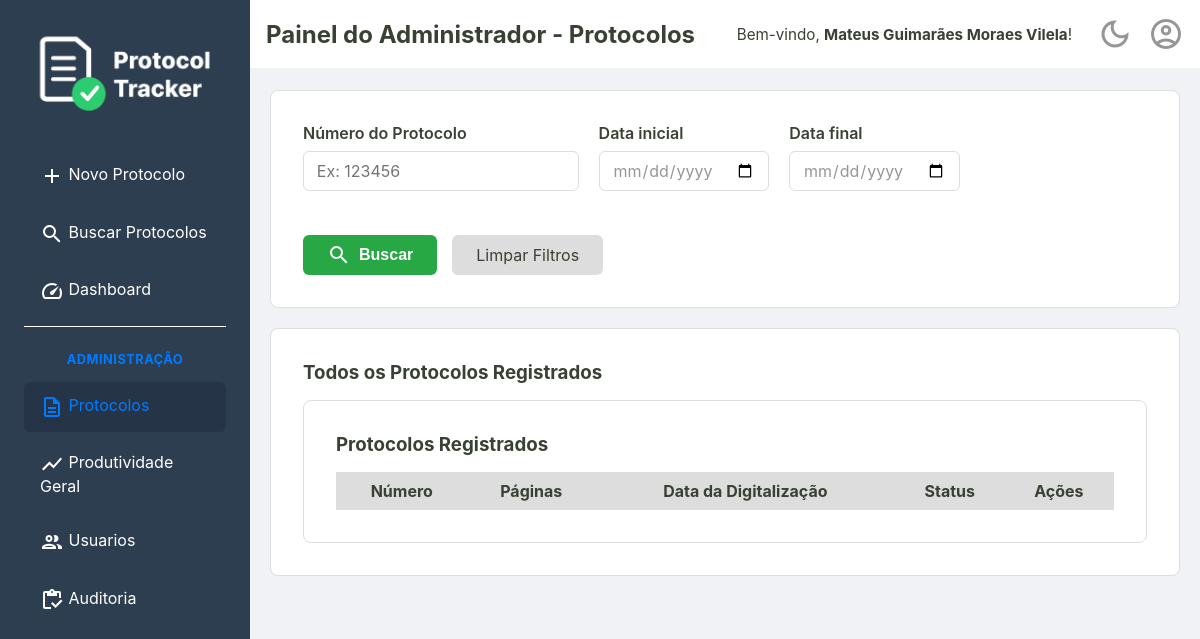
The page /admin/protocolos (signed in) on the database as committed earlier.
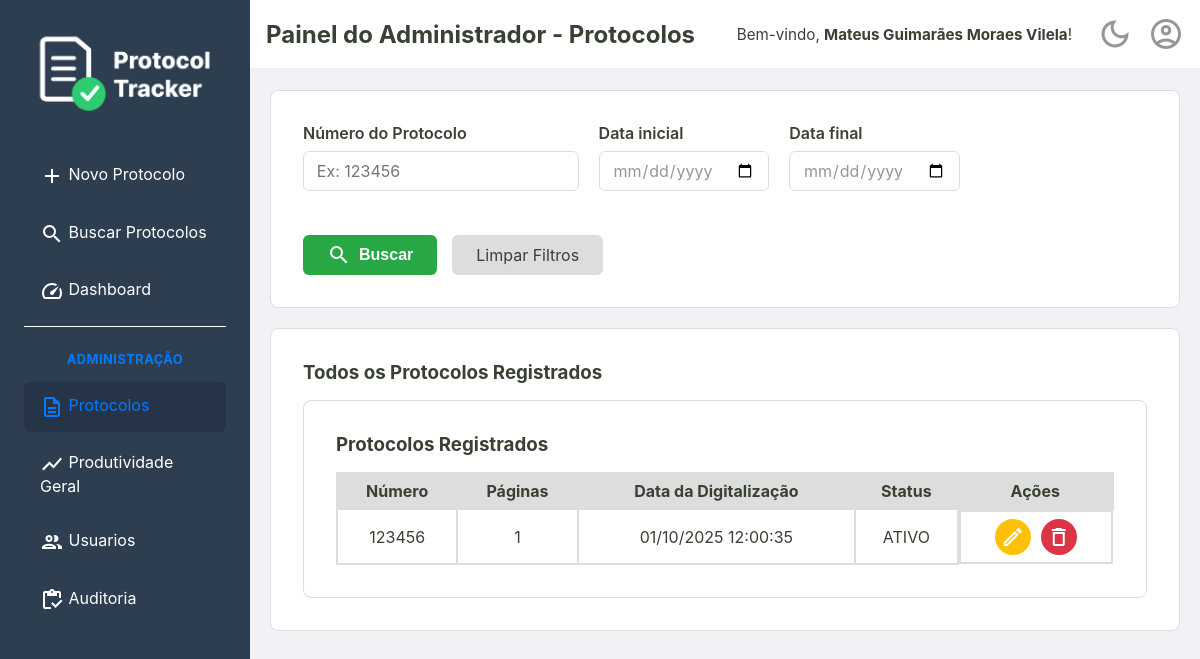
The same page on the database as committed later.
### tables this page shows
CREATE TABLE usuarios (
    id INTEGER PRIMARY KEY,
    nome TEXT NOT NULL,
    email TEXT NOT NULL UNIQUE,
    cpf TEXT NOT NULL UNIQUE,
    senha TEXT NOT NULL,
    permissao TEXT NOT NULL DEFAULT 'operador',
    criado_em TEXT NOT NULL,
    ativo INTEGER NOT NULL DEFAULT 1
  );

CREATE TABLE protocolos (
    id TEXT PRIMARY KEY,
    id_usuario INTEGER NOT NULL,
    numero TEXT NOT NULL UNIQUE,
    quantidade_paginas INTEGER NOT NULL,
    observacoes TEXT,
    criado_em TEXT NOT NULL,
    alterado_em TEXT,
    deletado_em TEXT,
    FOREIGN KEY (id_usuario) REFERENCES usuarios (id)
  );

### src/Controller/AdminController.php (called while the page is built, shortened)
<?php
class AdminController {
    private ?Usuario $usuarioLogado = null;
    private bool $isAdmin = false;
    public function __construct(
        private UsuarioRepository $usuarioRepositorio,
        private UsuarioService $usuarioService,
        private ProtocoloRepositorySql $protocoloRepositorio,
        private DashboardService $dashboardService,
        private AuditService $auditService
    ) {
        $idUsuario = $_SESSION['usuario_logado_id'] ?? null;
        if ($idUsuario) {
            $this->usuarioLogado = $this->usuarioRepositorio->buscaPorId($idUsuario);
        }
        if ($this->usuarioLogado && $this->usuarioLogado->permissao() === 'administrador') {
            $this->isAdmin = true;
        }
    }
    public function exibirPainelAdmin()
    {
        try {
            $listaDeProtocolos = $this->protocoloRepositorio->all();
            $tituloDaPagina = "Painel do Administrador - Protocolos";
            $usuarioLogado = $this->usuarioLogado;
            $isAdmin = $this->isAdmin;
            require __DIR__ . '/../../templates/admin/protocolos.php';
        } catch (Exception $e) {
            $erro = $e->getMessage();
            $usuarioLogado = $this->usuarioLogado;
            $isAdmin = $this->isAdmin;
            require __DIR__ . '/../../templates/home.php';
        }
    }
}

### src/Repository/UsuarioRepository.php (called while the page is built, shortened)
<?php
final class UsuarioRepository
{
    private PDO $connection;
    public function __construct(PDO $connection)
    {
        $this->connection = $connection;
    }
    public function buscaPorId(int $id): ?Usuario
    {
        $sqlQuery = "SELECT * FROM usuarios WHERE id = :id;";
        $stmt = $this->connection->prepare($sqlQuery);
        $stmt->bindValue(':id', $id);
        $stmt->execute();
        $dadosUsuario = $stmt->fetch();
        return Usuario::fromArray($dadosUsuario);
    }
}

### src/Model/Usuario.php (called while the page is built, shortened)
<?php
class Usuario {
    public function nome(): string
    {
        return $this->nome;
    }
    public static function fromArray(array $dados): self
    {
        try {
            $data = new DateTimeImmutable($dados['criado_em']);
        } catch (Exception $e) {
            throw new Exception("Falha ao criar data a partir do valor: " . ($dados['criado_em'] ?? 'N/A'));
        }
        return new self(
            $dados['id'],
            $dados['nome'],
            $dados['email'],
            $dados['cpf'],
            $dados['senha'],
            $dados['permissao'],
            $data,
            (bool) $dados['ativo']
        );
    }
}

### src/Controller/UsuarioController.php (called while the page is built, shortened)
<?php
class UsuarioController
{
    public function __construct(
        private UsuarioRepository $repositorio,
        private UsuarioService $usuarioService,
        private LoginService $loginService,
    ) {
        $id_usuario = $_SESSION['usuario_logado_id'] ?? null;
        if ($id_usuario) {
            $this->usuarioLogado = $this->repositorio->buscaPorId($id_usuario);
        }
    }
}

### src/Repository/ProtocoloRepositorySql.php (called while the page is built, shortened)
<?php
final class ProtocoloRepositorySql implements ProtocoloRepositoryInterface
{
    private PDO $connection;
    public function __construct(PDO $connection)
    {
        $this->connection = $connection;
    }
    public function all(): array
    {
        $sqlQuery = "SELECT * FROM protocolos ORDER BY criado_em DESC;";
        $stmt = $this->connection->query($sqlQuery);
        $listaDeProtocolos = $this->hidrataListaDeProtocolos($stmt);
        return $listaDeProtocolos;
    }
    private function hidrataListaDeProtocolos(PDOStatement $stmt): array
    {
        $listaDeProtocolos = [];
        while($protocoloDados = $stmt->fetch()){
            $listaDeProtocolos[] = Protocolo::fromArray($protocoloDados);
        }
        return $listaDeProtocolos;
    }
}

### src/Model/Protocolo.php (called while the page is built, shortened)
<?php
class Protocolo {
    public function id(): string {
        return $this->id;
    }
    public function numero(): string {
        return $this->numero;
    }
    public function paginas(): int {
        return $this->quantidade_paginas;
    }
    public function data(): DateTimeImmutable {
        return $this->criado_em;
    }
    public function deletadoEm(): ?DateTimeImmutable {
        return $this->deletado_em;
    }
    public static function fromArray(array $dados): self
    {
        try {
            $criado_em = new DateTimeImmutable($dados['criado_em']);
            $alterado_em = isset($dados['alterado_em']) ? new DateTimeImmutable($dados['alterado_em']) : null;
            $deletado_em = isset($dados['deletado_em']) ? new DateTimeImmutable($dados['deletado_em']) : null;
        } catch (Exception $e) {
            throw new Exception("Falha ao criar data");
        }
        return new self(
            $dados['id'],
            $dados['id_usuario'],
            $dados['numero'],
            $dados['quantidade_paginas'],
            $criado_em,
            $dados['observacoes'] ?? null,
            $alterado_em,
            $deletado_em
        );
    }
}

### templates/admin/_listaProtocolos.php (the view, shortened to what this page needs)
<section class="listagem-container">
    <h3>Protocolos Registrados</h3>
    <table id="tabela-protocolos" class="protocolos-table">
        <thead>
            <tr>
                <th>Número</th>
                <th>Páginas</th>
                <th>Data da Digitalização</th>
                <th>Status</th>
                <th class="acoes-header">Ações</th>
            </tr>
        </thead>
        <tbody>
            <?php foreach ($listaDeProtocolos as $protocolo): ?>
                <tr>
                    <td><?= htmlspecialchars($protocolo->numero()) ?></td>
                    <td><?= htmlspecialchars($protocolo->paginas()) ?></td>
                    <td><?= $protocolo->data()->format('d/m/Y H:i:s') ?></td>
                    <td>
                        <?= $protocolo->deletadoEm() !== null ? 'INATIVO' : 'ATIVO'; ?>
                    </td>
                    <td class="acoes-cell">
                        <a href="/editar?id=<?= htmlspecialchars($protocolo->id()) ?>" class="btn-acao btn-editar" title="Editar">
                            <span class="material-icons-outlined">edit</span>
                        </a>
                        <form action="/excluir" method="post" onsubmit="return confirm('Tem certeza que deseja excluir este protocolo?');">
                            <button type="submit" class="btn-acao btn-excluir" title="Excluir">
                                <span class="material-icons-outlined">delete</span>
                            </button>
                        </form>
                    </td>
                </tr>
            <?php endforeach; ?>
        </tbody>
    </table>
</section>

### public/index.php (shortened to what this page needs)
<?php
try {
    $connection = ConnectionCreator::createConnection();
    $auditRepository = new AuditRepository($connection);
    $usuarioRepositorio = new UsuarioRepository($connection);
    $repositorio = new ProtocoloRepositorySql($connection);
    $auditService = new AuditService($auditRepository);
    $dashboardService = new DashboardService($repositorio);
    $usuarioService = new UsuarioService($usuarioRepositorio);
    $loginService = new LoginService($usuarioRepositorio);
    $usuarioController = new UsuarioController($usuarioRepositorio, $usuarioService, $loginService);
    $adminController = new AdminController($usuarioRepositorio, $usuarioService, $repositorio, $dashboardService, $auditService);
    $uri = $_SERVER['REQUEST_URI'];
    $uri = parse_url($uri, PHP_URL_PATH);
    switch ($uri) {
        case '/admin/protocolos':
            $adminController->exibirPainelAdmin();
            break;
    }
} catch (Exception $e) {
    http_response_code(500);
    echo "<p>Mensagem do Erro: " . $e->getMessage() . "</p>";
    echo "<p>Por favor, tente novamente mais tarde.</p>";
}

### templates/_partials/_header.php (shortened to what this page needs)
<!DOCTYPE html>
<html lang="pt-br">
<head>
    <link rel="stylesheet" href="/assets/css/style.css">
    <link rel="stylesheet" href="https://cdn.datatables.net/2.0.8/css/dataTables.dataTables.css">
</head>
<body>
    <div class="container-principal">
        <aside class="sidebar">
            <div class="sidebar-logo">
                <img src="/assets/imgs/ProtocolTrackerLogo.png" alt="Logo Protocol Tracker">
            </div>
            <nav>
                <ul>
                    <?php $uri = parse_url($_SERVER['REQUEST_URI'], PHP_URL_PATH); ?>
                    <li><a href="/home" class="<?= ($uri === '/home') ? 'active' : '' ?>"><span class="material-icons-outlined">add</span> Novo Protocolo</a></li>
                    <li><a href="/busca" class="<?= ($uri === '/busca') ? 'active' : '' ?>"><span class="material-icons-outlined">search</span> Buscar Protocolos</a></li>
                    <li><a href="/dashboard" class="<?= ($uri === '/dashboard') ? 'active' : '' ?>"><span class="material-icons-outlined">speed</span> Dashboard</a></li>
                    <?php if (isset($isAdmin) && $isAdmin === true): ?>
                        <li class="menu-admin-separator"><hr></li>
                        <li class="menu-admin-title">
                            <span>ADMINISTRAÇÃO</span>
                        </li>
                        <li>
                            <a href="/admin/protocolos" class="<?= (str_starts_with($uri, '/admin/protocolos')) ? 'active' : '' ?>">
                                <span class="material-icons-outlined">description</span> Protocolos
                            </a>
                        </li>
                        <li>
                            <a href="/admin/dashboard" class="<?= (str_starts_with($uri, '/admin/dashboard')) ? 'active' : '' ?>">
                                <span class="material-icons-outlined">show_chart</span> Produtividade Geral
                            </a>
                        </li>
                        <li>
                            <a href="/admin/usuarios" class="<?= (str_starts_with($uri, '/admin/usuarios')) ? 'active' : '' ?>">
                                <span class="material-icons-outlined">group</span> Usuarios
                            </a>
                        </li>
                        <li>
                            <a href="/admin/auditoria" class="<?= (str_starts_with($uri, '/admin/auditoria')) ? 'active' : '' ?>">
                                <span class="material-icons-outlined">inventory</span> Auditoria
                            </a>
                        </li>
                    <?php endif; ?>
                </ul>
            </nav>
        </aside>
        <div class="div-conteudo-principal">
            <?php require __DIR__ . '/_content-header.php'; ?>
            <main class="conteudo-principal">

### templates/_partials/_content-header.php (shortened to what this page needs)
<div class="content-header">
    <div class="header-title">
        <h2><?= isset($tituloDaPagina) ? htmlspecialchars($tituloDaPagina) : 'Página sem Título' ?></h2>
    </div>
    <div class="header-actions">
        <?php if (isset($usuarioLogado) && $usuarioLogado): ?>
            <div class="welcome-message">
                <span>Bem-vindo, <strong><?= htmlspecialchars($usuarioLogado->nome()) ?></strong>!</span>
            </div>
        <?php endif; ?>
        <a href="#" id="theme-toggle" class="action-icon" title="Mudar Tema">
            <span class="material-icons-outlined">dark_mode</span>
        </a>
        <div class="dropdown">
            <a href="#" id="user-menu-toggle" class="action-icon" title="Perfil do Usuário">
                <span class="material-icons-outlined">account_circle</span>
            </a>
        </div>
    </div>
</div>

### templates/admin/protocolos.php
<?php require __DIR__ . '/../_partials/_header.php'; ?>
<div class="container-principal-busca">
    <div class="busca-form-container">
        <form action="/admin/protocolos" method="get" class="busca-form"> <div class="form-row">
                <div class="form-group">
                    <label for="numero">Número do Protocolo</label>
                    <input type="text" id="numero" name="numero" value="<?= htmlspecialchars($_GET['numero'] ?? '') ?>" placeholder="Ex: 123456">
                </div>
                <div class="form-group">
                    <label for="data_inicio">Data inicial</label>
                    <input type="date" id="data_inicio" name="data_inicio" value="<?= htmlspecialchars($_GET['data_inicio'] ?? '') ?>">
                </div>
                <div class="form-group">
                    <label for="data_fim">Data final</label>
                    <input type="date" id="data_fim" name="data_fim" value="<?= htmlspecialchars($_GET['data_fim'] ?? '') ?>">
                </div>
            </div>
            <div class="form-actions">
                <button type="submit" class="btn-buscar">
                    <span class="material-icons-outlined">search</span> Buscar
                </button>
                <a href="/admin/protocolos" class="btn-limpar">Limpar Filtros</a>
            </div>
        </form>
    </div>
    <div class="listagem-container">
        <h3>Todos os Protocolos Registrados</h3>
        <?php require __DIR__ . '/_listaProtocolos.php'; ?>
    </div>
</div>
<?php require __DIR__ . '/../_partials/_footer.php'; ?>

### templates/_partials/_footer.php (shortened to what this page needs)
            </main>
        </div>
    </div>
</body>
</html>

Rows that differ between the two databases and show on the page:
added protocolos: numero "123456", quantidade_paginas "1", format "01/10/2025 12:00:35", shows "ATIVO"
